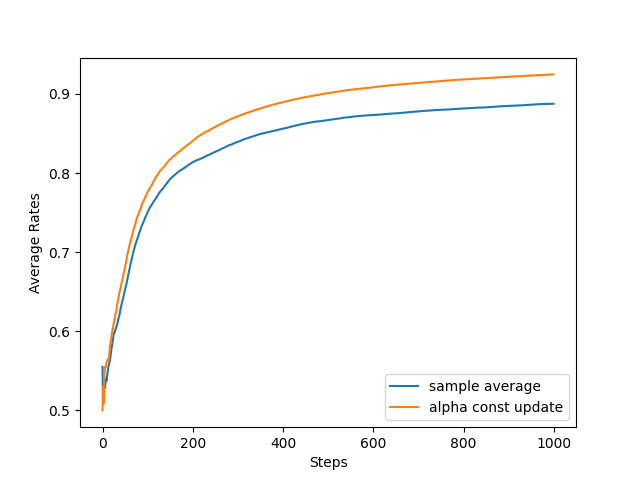

Generate this figure with Python:
import numpy as np
import matplotlib.pyplot as plt
from bandit import Agent


class NonStatBandit:
    def __init__(self, arms=10):
        self.arms = arms
        self.rates = np.random.rand(arms)

    def play(self, arm):
        rate = self.rates[arm]
        self.rates += 0.1 * np.random.randn(self.arms)  # 매 실행마다 노이즈 추가 -> 점점 초기 확률과 멀어짐
        if rate > np.random.rand():
            return 1
        else:
            return 0


class AlphaAgent:
    def __init__(self, epsilon, alpha, actions=10):
        self.epsilon = epsilon
        self.Qs = np.zeros(actions)
        self.alpha = alpha  # 고정값 α

    def update(self, action, reward):
        # α로 갱신
        self.Qs[action] += (reward - self.Qs[action]) * self.alpha # 이전 표본 평균 방식에서 이동 평균으로 변경

    def get_action(self):
        if np.random.rand() < self.epsilon:
            return np.random.randint(0, len(self.Qs))
        return np.argmax(self.Qs)
    

if __name__ == "__main__":
    runs = 200
    steps = 1000
    epsilon = 0.1
    alpha = 0.8
    agent_types = ['sample average', 'alpha const update']
    results = {}

    for agent_type in agent_types:
        all_rates = np.zeros((runs, steps))  # (200, 1000)

        for run in range(runs):
            if agent_type == 'sample average':
                agent = Agent(epsilon)
            else:
                agent = AlphaAgent(epsilon, alpha)

            bandit = NonStatBandit()
            total_reward = 0
            rates = []

            for step in range(steps):
                action = agent.get_action()
                reward = bandit.play(action)
                agent.update(action, reward)
                total_reward += reward
                rates.append(total_reward / (step + 1))

            all_rates[run] = rates

        avg_rates = np.average(all_rates, axis=0)
        results[agent_type] = avg_rates

    # [그림 1-20] 표본 평균과 고정값 α에 의한 갱신 비교
    plt.figure()
    plt.ylabel('Average Rates')
    plt.xlabel('Steps')
    for key, avg_rates in results.items():
        plt.plot(avg_rates, label=key)
    plt.legend()
    # plt.show()
    plt.savefig("non_stationary")
